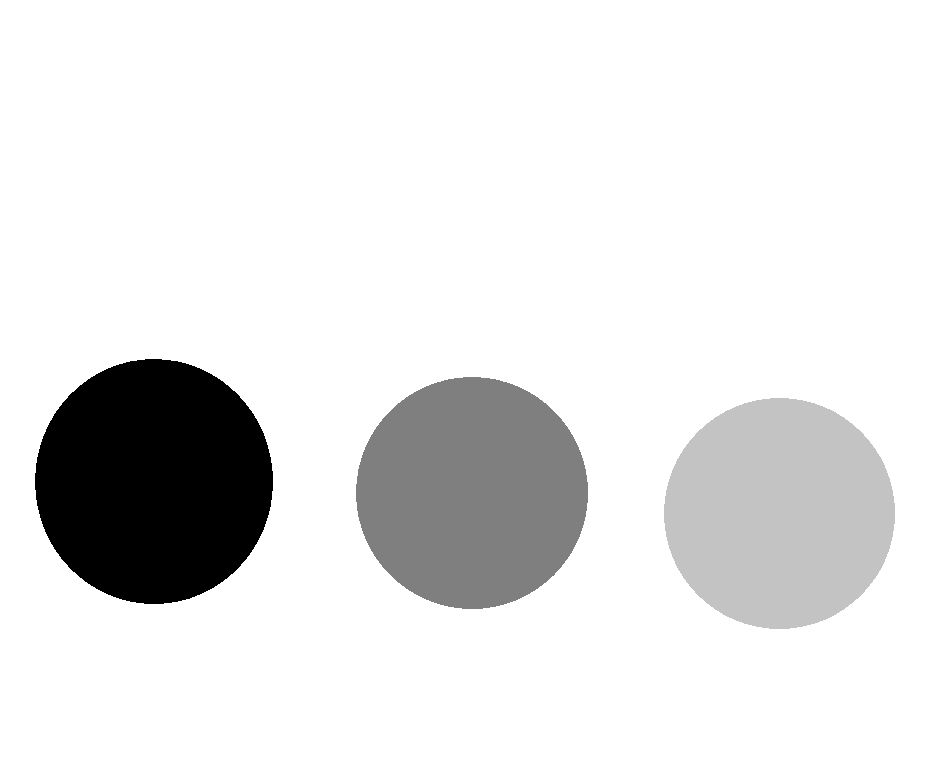
%> input picture Practica1/workspace/circles.bmp, 934 x 777 px
$ octave --eval "result = ej14;"   (GNU Octave 9; MATLAB toolbox functions it lacks are replaced by stand-ins)
%> lines starting %> are read from the running program, lines starting %| are printed output that depends on the picture; in (x1, y1, x2, y2) boxes, pixels count from 0 and x2, y2 are one past the last pixel; in counts of white or black regions, pixels touching at a corner belong together; the program's own positions count from 1
### Practica1/workspace/create_border.m
function [o] = create_border(im, percent, color)
    [n, m] = size(im);
    p = percent/100;
    n10 = floor(p*n);
    m10 = floor(p*m);
    o = zeros(n+2*n10,m+2*m10, 'uint8');
    o(:,:) = color;
    o(n10:n+n10-1, m10:m+m10-1) = im(:,:);
end

### Practica1/workspace/ej14.m
function [output_args]=ej14()

close all;

% section a
im = imread('circles.bmp');
%> im is the input picture: size 777x934x3 uint8; min 0, max 255, mean 228
[n,m,c]=size(im);
%> n = 777; m = 934; c = 3
imgrey = rgb2gray(im);

% section b
%We create all the zeros matrices and set the pixels to 255 only for the pixel
%color values found in the original image
%With this function we can create a mask for every circle
im1 = zeros(n,m,'uint8');
im1(imgrey==0) = 255;
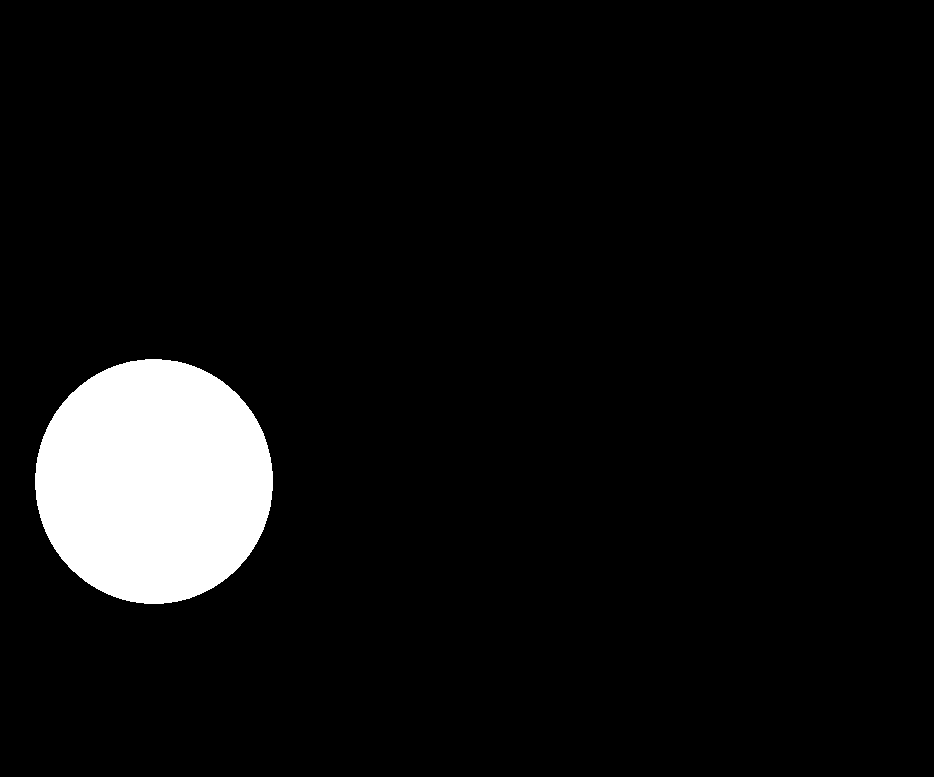
%> im1: size 777x934 uint8; 6.3% white; 1 white region, box (x1, y1, x2, y2) and area: (35, 359, 273, 604) 45741
im2 = zeros(n,m,'uint8');
im2(imgrey==127) = 255;
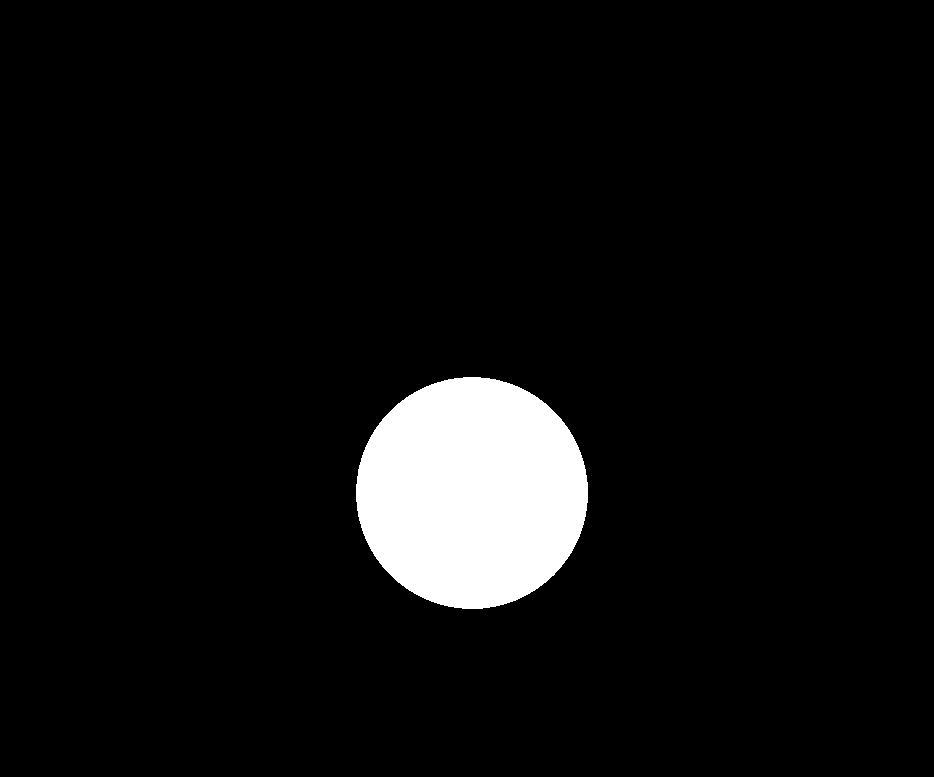
%> im2: size 777x934 uint8; 5.8% white; 1 white region, box (x1, y1, x2, y2) and area: (356, 377, 588, 609) 42206
im3 = zeros(n,m,'uint8');
im3(imgrey==195) = 255;
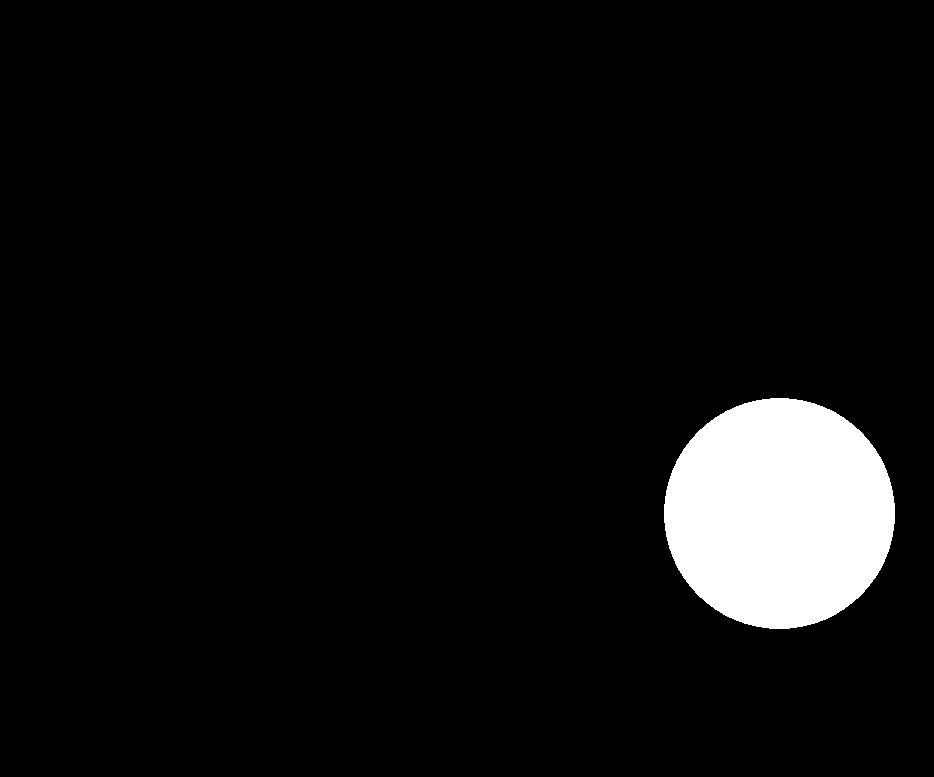
%> im3: size 777x934 uint8; 5.8% white; 1 white region, box (x1, y1, x2, y2) and area: (664, 398, 895, 629) 41857
%we show the images
figure;
subplot(1,3,1); imshow(im1);
subplot(1,3,2); imshow(im2);
subplot(1,3,3); imshow(im3);

% section c
im11 = zeros(n,m,'uint8'); im11(:,:)=255;
%> after `im11(:,:)=255`: im11: size 777x934 uint8; every value is 255
im22 = zeros(n,m,'uint8'); im22(:,:)=255;
im33 = zeros(n,m,'uint8'); im33(:,:)=255;
%We use the mask to set the value of marked pixels
im11(im1==255) = 0;
im22(im2==255) = 127;
im33(im3==255) = 195;

%section d
%We create the border for each image and cat all of them together
im1 = create_border(im11, 10, 127);
%> in create_border, `o(:,:) = color;`: o: size 931x1120 uint8; every value is 127
%> in create_border, `o(n10:n+n10-1, m10:m+m10-1) = im(:,:);`:
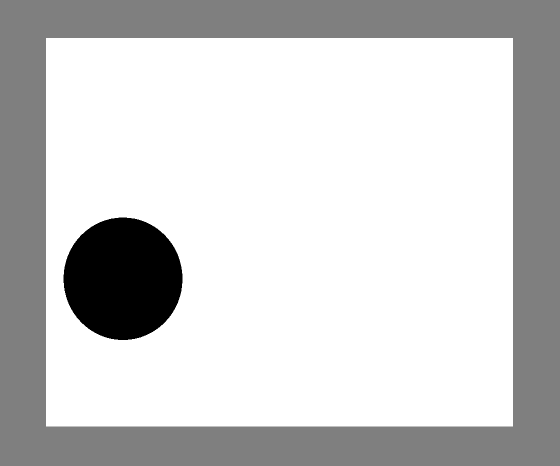
%> o: size 931x1120 uint8 (shown at 1/2 size); min 0, max 255, mean 204.9
im2 = create_border(im22, 10, 127);
%> call 2 of create_border, with percent = 10, color = 127
%> in create_border (call 2), `o(n10:n+n10-1, m10:m+m10-1) = im(:,:);`:
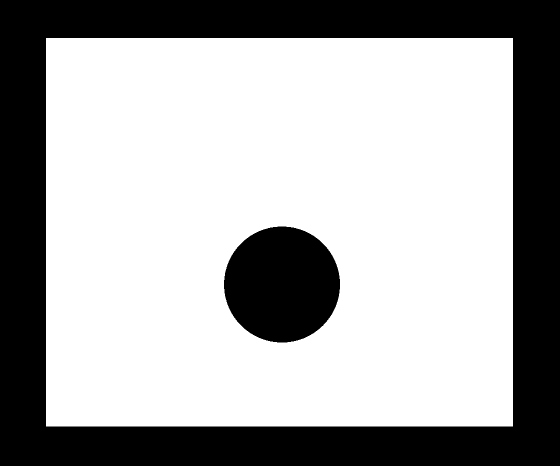
%> o: size 931x1120 uint8 (shown at 1/2 size); values 127 (black) and 255 (white), 65.6% white; 2 black regions, box (x1, y1, x2, y2) and area: (0, 0, 1120, 931) 317002, (448, 453, 680, 685) 42206
im3  = create_border(im33, 10, 127);
%> call 3 of create_border, with percent = 10, color = 127
%> in create_border (call 3), `o(n10:n+n10-1, m10:m+m10-1) = im(:,:);`:
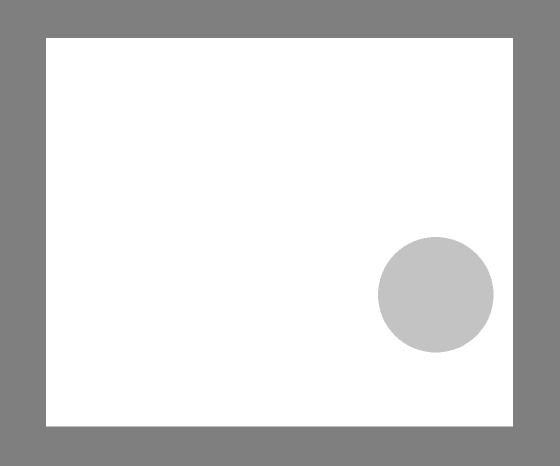
%> o: size 931x1120 uint8 (shown at 1/2 size); min 127, max 255, mean 213.7
tot = cat(2, im1, im2, im3);
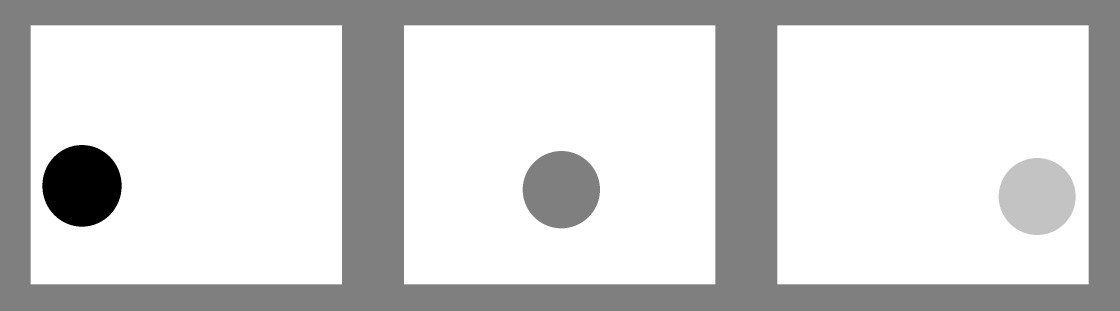
%> tot: size 931x3360 uint8 (shown at 1/3 size); min 0, max 255, mean 209.8
figure; imshow(tot);

end
%> (the run ends here)
